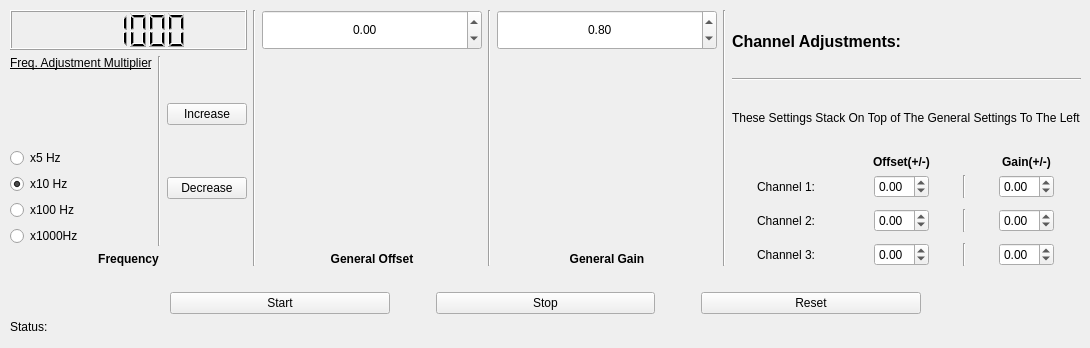
<?xml version="1.0" encoding="UTF-8"?>
<ui version="4.0">
 <class>Form</class>
 <widget class="QWidget" name="Form">
  <property name="enabled">
   <bool>true</bool>
  </property>
  <property name="geometry">
   <rect>
    <x>0</x>
    <y>0</y>
    <width>1090</width>
    <height>348</height>
   </rect>
  </property>
  <property name="sizePolicy">
   <sizepolicy hsizetype="Preferred" vsizetype="Preferred">
    <horstretch>0</horstretch>
    <verstretch>0</verstretch>
   </sizepolicy>
  </property>
  <property name="windowTitle">
   <string>3 Phase Function Generator</string>
  </property>
  <widget class="QWidget" name="verticalLayoutWidget_4">
   <property name="geometry">
    <rect>
     <x>10</x>
     <y>10</y>
     <width>1071</width>
     <height>324</height>
    </rect>
   </property>
   <layout class="QVBoxLayout" name="verticalLayout_5">
    <item>
     <layout class="QGridLayout" name="gridLayout">
      <item row="0" column="4">
       <layout class="QVBoxLayout" name="verticalLayout_3">
        <item>
         <widget class="QDoubleSpinBox" name="GainInput">
          <property name="minimumSize">
           <size>
            <width>100</width>
            <height>40</height>
           </size>
          </property>
          <property name="toolTip">
           <string>&lt;html&gt;&lt;head/&gt;&lt;body&gt;&lt;p&gt;Adjust Gain Of All Channels&lt;/p&gt;&lt;/body&gt;&lt;/html&gt;</string>
          </property>
          <property name="alignment">
           <set>Qt::AlignCenter</set>
          </property>
          <property name="decimals">
           <number>2</number>
          </property>
          <property name="maximum">
           <double>1.000000000000000</double>
          </property>
          <property name="singleStep">
           <double>0.010000000000000</double>
          </property>
          <property name="value">
           <double>0.800000000000000</double>
          </property>
         </widget>
        </item>
        <item>
         <widget class="QLabel" name="label_2">
          <property name="font">
           <font>
            <weight>75</weight>
            <bold>true</bold>
           </font>
          </property>
          <property name="text">
           <string>General Gain</string>
          </property>
          <property name="scaledContents">
           <bool>false</bool>
          </property>
          <property name="alignment">
           <set>Qt::AlignBottom|Qt::AlignHCenter</set>
          </property>
         </widget>
        </item>
       </layout>
      </item>
      <item row="0" column="2">
       <layout class="QVBoxLayout" name="verticalLayout_4">
        <item>
         <widget class="QDoubleSpinBox" name="OffsetInput">
          <property name="minimumSize">
           <size>
            <width>100</width>
            <height>40</height>
           </size>
          </property>
          <property name="toolTip">
           <string>&lt;html&gt;&lt;head/&gt;&lt;body&gt;&lt;p&gt;Adjust Offset Of All Channels&lt;/p&gt;&lt;/body&gt;&lt;/html&gt;</string>
          </property>
          <property name="alignment">
           <set>Qt::AlignCenter</set>
          </property>
          <property name="decimals">
           <number>2</number>
          </property>
          <property name="minimum">
           <double>-1.000000000000000</double>
          </property>
          <property name="maximum">
           <double>1.000000000000000</double>
          </property>
          <property name="singleStep">
           <double>0.010000000000000</double>
          </property>
         </widget>
        </item>
        <item>
         <widget class="QLabel" name="label_3">
          <property name="font">
           <font>
            <weight>75</weight>
            <bold>true</bold>
           </font>
          </property>
          <property name="text">
           <string>General Offset</string>
          </property>
          <property name="scaledContents">
           <bool>false</bool>
          </property>
          <property name="alignment">
           <set>Qt::AlignBottom|Qt::AlignHCenter</set>
          </property>
         </widget>
        </item>
       </layout>
      </item>
      <item row="0" column="0">
       <layout class="QVBoxLayout" name="verticalLayout_2">
        <item>
         <widget class="QLCDNumber" name="FreqLCD">
          <property name="minimumSize">
           <size>
            <width>100</width>
            <height>40</height>
           </size>
          </property>
          <property name="smallDecimalPoint">
           <bool>false</bool>
          </property>
          <property name="numDigits">
           <number>6</number>
          </property>
          <property name="segmentStyle">
           <enum>QLCDNumber::Filled</enum>
          </property>
          <property name="value" stdset="0">
           <double>1000.000000000000000</double>
          </property>
          <property name="intValue" stdset="0">
           <number>1000</number>
          </property>
         </widget>
        </item>
        <item>
         <layout class="QGridLayout" name="gridLayout_3">
          <item row="0" column="2">
           <layout class="QVBoxLayout" name="verticalLayout_6">
            <item>
             <spacer name="verticalSpacer_6">
              <property name="orientation">
               <enum>Qt::Vertical</enum>
              </property>
              <property name="sizeHint" stdset="0">
               <size>
                <width>20</width>
                <height>40</height>
               </size>
              </property>
             </spacer>
            </item>
            <item>
             <widget class="QPushButton" name="Increase_Freq_Btn">
              <property name="toolTip">
               <string>&lt;html&gt;&lt;head/&gt;&lt;body&gt;&lt;p&gt;Increase Signal Frequency&lt;/p&gt;&lt;/body&gt;&lt;/html&gt;</string>
              </property>
              <property name="text">
               <string>Increase</string>
              </property>
             </widget>
            </item>
            <item>
             <spacer name="verticalSpacer_5">
              <property name="orientation">
               <enum>Qt::Vertical</enum>
              </property>
              <property name="sizeHint" stdset="0">
               <size>
                <width>20</width>
                <height>40</height>
               </size>
              </property>
             </spacer>
            </item>
            <item>
             <widget class="QPushButton" name="Decrease_Freq_Btn">
              <property name="toolTip">
               <string>&lt;html&gt;&lt;head/&gt;&lt;body&gt;&lt;p&gt;Decrease Signal Freqency&lt;/p&gt;&lt;/body&gt;&lt;/html&gt;</string>
              </property>
              <property name="text">
               <string>Decrease</string>
              </property>
             </widget>
            </item>
            <item>
             <spacer name="verticalSpacer_4">
              <property name="orientation">
               <enum>Qt::Vertical</enum>
              </property>
              <property name="sizeHint" stdset="0">
               <size>
                <width>20</width>
                <height>40</height>
               </size>
              </property>
             </spacer>
            </item>
           </layout>
          </item>
          <item row="0" column="0">
           <layout class="QVBoxLayout" name="verticalLayout_7">
            <item alignment="Qt::AlignTop">
             <widget class="QLabel" name="label_10">
              <property name="font">
               <font>
                <weight>50</weight>
                <bold>false</bold>
                <underline>true</underline>
               </font>
              </property>
              <property name="text">
               <string>Freq. Adjustment Multiplier</string>
              </property>
             </widget>
            </item>
            <item>
             <widget class="QRadioButton" name="FreqMult5">
              <property name="text">
               <string>x5 Hz</string>
              </property>
             </widget>
            </item>
            <item>
             <widget class="QRadioButton" name="FreqMult10">
              <property name="text">
               <string>x10 Hz</string>
              </property>
              <property name="checked">
               <bool>true</bool>
              </property>
             </widget>
            </item>
            <item>
             <widget class="QRadioButton" name="FreqMult100">
              <property name="text">
               <string>x100 Hz</string>
              </property>
             </widget>
            </item>
            <item>
             <widget class="QRadioButton" name="FreqMult1000">
              <property name="text">
               <string>x1000Hz</string>
              </property>
             </widget>
            </item>
           </layout>
          </item>
          <item row="0" column="1">
           <widget class="Line" name="line_5">
            <property name="orientation">
             <enum>Qt::Vertical</enum>
            </property>
           </widget>
          </item>
         </layout>
        </item>
        <item>
         <widget class="QLabel" name="label">
          <property name="font">
           <font>
            <weight>75</weight>
            <bold>true</bold>
           </font>
          </property>
          <property name="text">
           <string>Frequency</string>
          </property>
          <property name="scaledContents">
           <bool>false</bool>
          </property>
          <property name="alignment">
           <set>Qt::AlignBottom|Qt::AlignHCenter</set>
          </property>
         </widget>
        </item>
       </layout>
      </item>
      <item row="0" column="3">
       <widget class="Line" name="line_2">
        <property name="orientation">
         <enum>Qt::Vertical</enum>
        </property>
       </widget>
      </item>
      <item row="0" column="1">
       <widget class="Line" name="line">
        <property name="orientation">
         <enum>Qt::Vertical</enum>
        </property>
       </widget>
      </item>
      <item row="0" column="5">
       <widget class="Line" name="line_3">
        <property name="orientation">
         <enum>Qt::Vertical</enum>
        </property>
       </widget>
      </item>
      <item row="0" column="6">
       <layout class="QVBoxLayout" name="verticalLayout">
        <item>
         <widget class="QLabel" name="label_8">
          <property name="font">
           <font>
            <pointsize>12</pointsize>
            <weight>75</weight>
            <bold>true</bold>
            <underline>false</underline>
           </font>
          </property>
          <property name="text">
           <string>Channel Adjustments:</string>
          </property>
         </widget>
        </item>
        <item>
         <widget class="Line" name="line_4">
          <property name="orientation">
           <enum>Qt::Horizontal</enum>
          </property>
         </widget>
        </item>
        <item>
         <widget class="QLabel" name="label_11">
          <property name="text">
           <string>These Settings Stack On Top of The General Settings To The Left</string>
          </property>
         </widget>
        </item>
        <item>
         <layout class="QGridLayout" name="gridLayout_2">
          <item row="5" column="3" alignment="Qt::AlignHCenter">
           <widget class="QDoubleSpinBox" name="Channel3_gain">
            <property name="minimum">
             <double>-1.000000000000000</double>
            </property>
            <property name="maximum">
             <double>1.000000000000000</double>
            </property>
            <property name="singleStep">
             <double>0.010000000000000</double>
            </property>
            <property name="value">
             <double>0.000000000000000</double>
            </property>
           </widget>
          </item>
          <item row="1" column="2">
           <widget class="Line" name="line_9">
            <property name="orientation">
             <enum>Qt::Vertical</enum>
            </property>
           </widget>
          </item>
          <item row="0" column="1" alignment="Qt::AlignHCenter">
           <widget class="QLabel" name="label_4">
            <property name="font">
             <font>
              <weight>75</weight>
              <bold>true</bold>
              <underline>false</underline>
             </font>
            </property>
            <property name="text">
             <string>Offset(+/-)</string>
            </property>
            <property name="alignment">
             <set>Qt::AlignHCenter|Qt::AlignTop</set>
            </property>
           </widget>
          </item>
          <item row="1" column="3" alignment="Qt::AlignHCenter">
           <widget class="QDoubleSpinBox" name="Channel1_gain">
            <property name="minimum">
             <double>-1.000000000000000</double>
            </property>
            <property name="maximum">
             <double>1.000000000000000</double>
            </property>
            <property name="singleStep">
             <double>0.010000000000000</double>
            </property>
            <property name="value">
             <double>0.000000000000000</double>
            </property>
           </widget>
          </item>
          <item row="3" column="3" alignment="Qt::AlignHCenter">
           <widget class="QDoubleSpinBox" name="Channel2_gain">
            <property name="minimum">
             <double>-1.000000000000000</double>
            </property>
            <property name="maximum">
             <double>1.000000000000000</double>
            </property>
            <property name="singleStep">
             <double>0.010000000000000</double>
            </property>
            <property name="value">
             <double>0.000000000000000</double>
            </property>
           </widget>
          </item>
          <item row="5" column="0" alignment="Qt::AlignHCenter">
           <widget class="QLabel" name="label_7">
            <property name="font">
             <font>
              <weight>50</weight>
              <bold>false</bold>
             </font>
            </property>
            <property name="text">
             <string>Channel 3:</string>
            </property>
           </widget>
          </item>
          <item row="3" column="0" alignment="Qt::AlignHCenter">
           <widget class="QLabel" name="label_6">
            <property name="font">
             <font>
              <weight>50</weight>
              <bold>false</bold>
             </font>
            </property>
            <property name="text">
             <string>Channel 2:</string>
            </property>
           </widget>
          </item>
          <item row="0" column="3" alignment="Qt::AlignHCenter">
           <widget class="QLabel" name="label_9">
            <property name="font">
             <font>
              <weight>75</weight>
              <bold>true</bold>
              <underline>false</underline>
             </font>
            </property>
            <property name="text">
             <string>Gain(+/-)</string>
            </property>
           </widget>
          </item>
          <item row="1" column="0" alignment="Qt::AlignHCenter">
           <widget class="QLabel" name="label_5">
            <property name="font">
             <font>
              <weight>50</weight>
              <bold>false</bold>
             </font>
            </property>
            <property name="text">
             <string>Channel 1:</string>
            </property>
           </widget>
          </item>
          <item row="3" column="2">
           <widget class="Line" name="line_8">
            <property name="orientation">
             <enum>Qt::Vertical</enum>
            </property>
           </widget>
          </item>
          <item row="4" column="0">
           <spacer name="verticalSpacer_2">
            <property name="orientation">
             <enum>Qt::Vertical</enum>
            </property>
            <property name="sizeType">
             <enum>QSizePolicy::Fixed</enum>
            </property>
            <property name="sizeHint" stdset="0">
             <size>
              <width>20</width>
              <height>5</height>
             </size>
            </property>
           </spacer>
          </item>
          <item row="5" column="2">
           <widget class="Line" name="line_7">
            <property name="orientation">
             <enum>Qt::Vertical</enum>
            </property>
           </widget>
          </item>
          <item row="2" column="0">
           <spacer name="verticalSpacer_3">
            <property name="orientation">
             <enum>Qt::Vertical</enum>
            </property>
            <property name="sizeType">
             <enum>QSizePolicy::Fixed</enum>
            </property>
            <property name="sizeHint" stdset="0">
             <size>
              <width>20</width>
              <height>5</height>
             </size>
            </property>
           </spacer>
          </item>
          <item row="5" column="1" alignment="Qt::AlignHCenter">
           <widget class="QDoubleSpinBox" name="Channel3_offset">
            <property name="minimum">
             <double>-1.000000000000000</double>
            </property>
            <property name="maximum">
             <double>1.000000000000000</double>
            </property>
            <property name="singleStep">
             <double>0.010000000000000</double>
            </property>
           </widget>
          </item>
          <item row="3" column="1" alignment="Qt::AlignHCenter">
           <widget class="QDoubleSpinBox" name="Channel2_offset">
            <property name="minimum">
             <double>-1.000000000000000</double>
            </property>
            <property name="maximum">
             <double>1.000000000000000</double>
            </property>
            <property name="singleStep">
             <double>0.010000000000000</double>
            </property>
           </widget>
          </item>
          <item row="1" column="1" alignment="Qt::AlignHCenter">
           <widget class="QDoubleSpinBox" name="Channel1_offset">
            <property name="minimum">
             <double>-1.000000000000000</double>
            </property>
            <property name="maximum">
             <double>1.000000000000000</double>
            </property>
            <property name="singleStep">
             <double>0.010000000000000</double>
            </property>
           </widget>
          </item>
         </layout>
        </item>
       </layout>
      </item>
     </layout>
    </item>
    <item>
     <spacer name="verticalSpacer">
      <property name="orientation">
       <enum>Qt::Vertical</enum>
      </property>
      <property name="sizeType">
       <enum>QSizePolicy::Fixed</enum>
      </property>
      <property name="sizeHint" stdset="0">
       <size>
        <width>20</width>
        <height>20</height>
       </size>
      </property>
     </spacer>
    </item>
    <item>
     <layout class="QHBoxLayout" name="horizontalLayout">
      <item>
       <spacer name="horizontalSpacer_2">
        <property name="orientation">
         <enum>Qt::Horizontal</enum>
        </property>
        <property name="sizeType">
         <enum>QSizePolicy::Fixed</enum>
        </property>
        <property name="sizeHint" stdset="0">
         <size>
          <width>160</width>
          <height>20</height>
         </size>
        </property>
       </spacer>
      </item>
      <item>
       <widget class="QPushButton" name="Startbtn">
        <property name="toolTip">
         <string>&lt;html&gt;&lt;head/&gt;&lt;body&gt;&lt;p&gt;Enable Signal Generators&lt;/p&gt;&lt;/body&gt;&lt;/html&gt;</string>
        </property>
        <property name="text">
         <string>Start</string>
        </property>
       </widget>
      </item>
      <item>
       <spacer name="horizontalSpacer">
        <property name="orientation">
         <enum>Qt::Horizontal</enum>
        </property>
        <property name="sizeType">
         <enum>QSizePolicy::Fixed</enum>
        </property>
        <property name="sizeHint" stdset="0">
         <size>
          <width>40</width>
          <height>20</height>
         </size>
        </property>
       </spacer>
      </item>
      <item>
       <widget class="QPushButton" name="Stopbtn">
        <property name="toolTip">
         <string>&lt;html&gt;&lt;head/&gt;&lt;body&gt;&lt;p&gt;Disable Signal Generators&lt;/p&gt;&lt;/body&gt;&lt;/html&gt;</string>
        </property>
        <property name="text">
         <string>Stop</string>
        </property>
       </widget>
      </item>
      <item>
       <spacer name="horizontalSpacer_4">
        <property name="orientation">
         <enum>Qt::Horizontal</enum>
        </property>
        <property name="sizeType">
         <enum>QSizePolicy::Fixed</enum>
        </property>
        <property name="sizeHint" stdset="0">
         <size>
          <width>40</width>
          <height>20</height>
         </size>
        </property>
       </spacer>
      </item>
      <item>
       <widget class="QPushButton" name="ResetBtn">
        <property name="toolTip">
         <string>&lt;html&gt;&lt;head/&gt;&lt;body&gt;&lt;p&gt;Reset To Default Settings&lt;/p&gt;&lt;/body&gt;&lt;/html&gt;</string>
        </property>
        <property name="text">
         <string>Reset</string>
        </property>
       </widget>
      </item>
      <item>
       <spacer name="horizontalSpacer_3">
        <property name="orientation">
         <enum>Qt::Horizontal</enum>
        </property>
        <property name="sizeType">
         <enum>QSizePolicy::Fixed</enum>
        </property>
        <property name="sizeHint" stdset="0">
         <size>
          <width>160</width>
          <height>20</height>
         </size>
        </property>
       </spacer>
      </item>
     </layout>
    </item>
    <item>
     <widget class="QLabel" name="ErrorLbl">
      <property name="text">
       <string>Status:</string>
      </property>
     </widget>
    </item>
   </layout>
  </widget>
  <zorder>verticalLayoutWidget_4</zorder>
  <zorder>FreqSpinbox</zorder>
  <zorder>label_10</zorder>
  <zorder>horizontalSpacer_6</zorder>
 </widget>
 <resources/>
 <connections/>
</ui>
